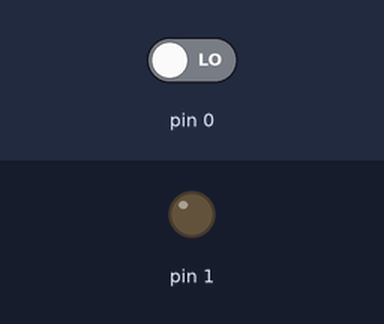
Bench run of a sketch on a simulated Arduino Uno, built with avr-gcc and run on an emulated ATmega328P. On the bench: output pins drawn as LEDs (lit = HIGH). The test bench sets the inputs (shaded band); at power-on: pin 0 LOW.

Above: at 1.2 s.
1.3 s: pin 0 driven HIGH
At 2.2 s:
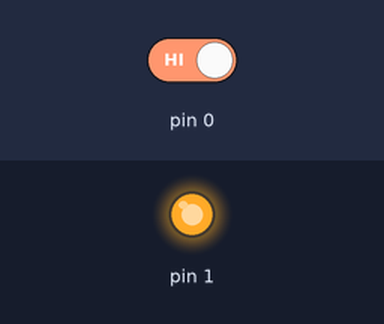
Timing chart, 0 to 7.8 s (numbered marks = the images above; inputs shaded):
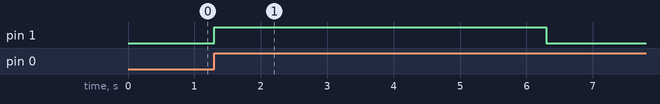

The sketch:

timing_for_new.ino
```cpp
int motionPin = PB0;  // Motion sensor input pin
int ledPin = PB1;      // LED output pin

void setup() {
  pinMode(motionPin, INPUT);
  pinMode(ledPin, OUTPUT);

}

void loop() {
  int motionValue = digitalRead(motionPin);


  if (motionValue == HIGH) {
    digitalWrite(ledPin, HIGH);  // Turn on the LED
    delay(5000);                  // Wait for 1 second
                                 // Wait for 1 second
    digitalWrite(ledPin, LOW);
    delay(10000);

    //delay (5000);//wait for 5 second before start sensing aother motion
  }

  delay(100);  // Delay for stability
}
```

Measured:
- after the input at 1.3 s, pin 1: LOW → HIGH at once, → LOW 5.0 s later
